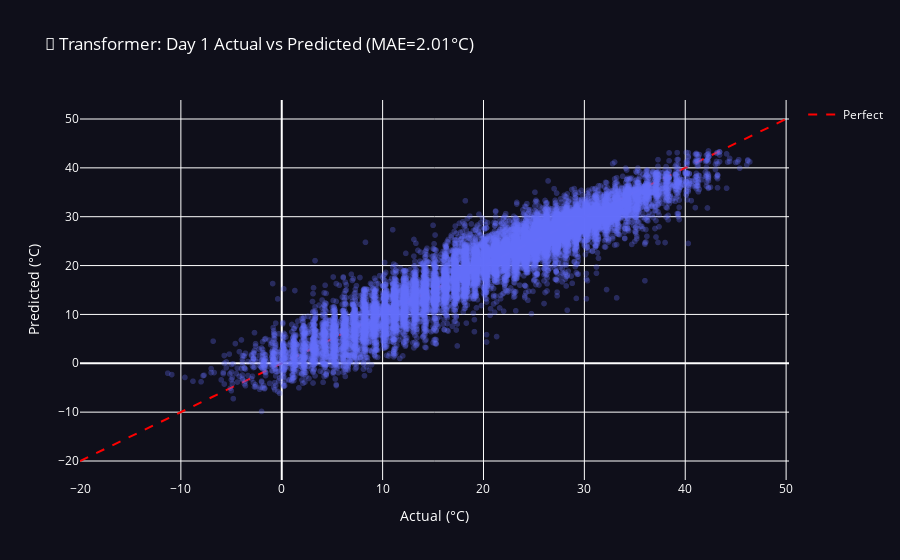

This figure's notebook cell:
### Code cell
fig = px.scatter(x=y_true[:, 0], y=y_pred[:, 0], opacity=0.3,
                 labels={'x': 'Actual (°C)', 'y': 'Predicted (°C)'},
                 title=f'🎯 Transformer: Day 1 Actual vs Predicted (MAE={mean_absolute_error(y_true[:, 0], y_pred[:, 0]):.2f}°C)')
fig.add_trace(go.Scatter(x=[-20, 50], y=[-20, 50], mode='lines', name='Perfect', line=dict(color='red', dash='dash')))
fig.update_layout(paper_bgcolor='#0f0f1a', plot_bgcolor='#0f0f1a', font_color='white')
fig.show()

### Figure 1 — Plotly figure (JSON) as saved in the notebook; plotly's stock layout.template omitted (floating-point values rounded to 4 significant figures; data arrays with more than 128 entries replaced by an {"elided": "..."} marker saying what was removed)
{"data": [{"hovertemplate": "Actual (°C)=%{x}<br>Predicted (°C)=%{y}<extra></extra>", "legendgroup": "", "marker": {"color": "#636efa", "opacity": 0.3, "symbol": "circle"}, "mode": "markers", "name": "", "showlegend": false, "type": "scattergl", "x": {"elided": "19192 float values"}, "xaxis": "x", "y": {"elided": "19192 float values"}, "yaxis": "y"}, {"line": {"color": "red", "dash": "dash"}, "mode": "lines", "name": "Perfect", "type": "scatter", "x": [-20, 50], "y": [-20, 50]}], "layout": {"font": {"color": "white"}, "legend": {"tracegroupgap": 0}, "paper_bgcolor": "#0f0f1a", "plot_bgcolor": "#0f0f1a", "title": {"text": "🎯 Transformer: Day 1 Actual vs Predicted (MAE=2.01°C)"}, "xaxis": {"anchor": "y", "domain": [0, 1], "title": {"text": "Actual (°C)"}}, "yaxis": {"anchor": "x", "domain": [0, 1], "title": {"text": "Predicted (°C)"}}}}
